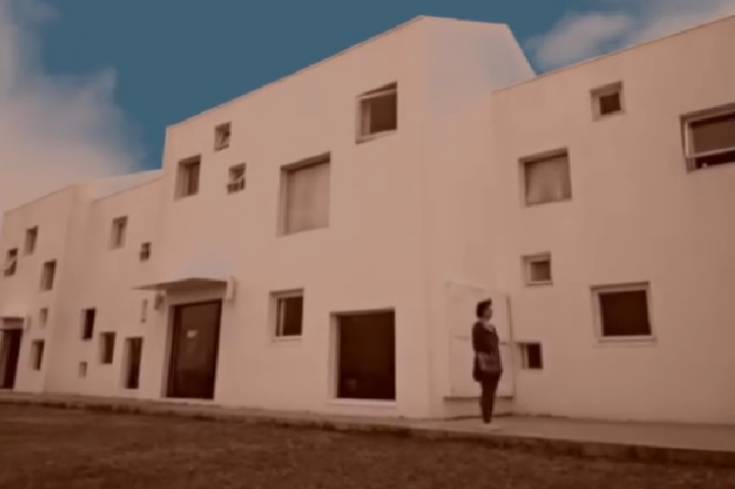
#> input picture SCNU实验要求与代码/Experiment2/input_rgb_image.jpg, 735 x 489 px
$ python 2.py
#> lines starting #> are read from the running program, lines starting #| are printed output that depends on the picture
import cv2
import numpy as np

#设置区间外的灰度值为低值
def low_grayscale_image(img,lower_limit,upper_limit,value):
    return np.where((img >= lower_limit) & (img <= upper_limit), img, value)

# 设置区间外的灰度值为零值
def zero_grayscale_image(img, lower_limit, upper_limit):
    # mask = np.where((img >= lower_limit) & (img <= upper_limit), 1,0)#设置布尔掩码，将满足区间的像素值置1，其余置0。其中np.where为生成掩码的工具
    # result = (img * mask).astype(np.uint8)#修改数据类型为uint8（用float也可以）来保证图片的正常显示
    # result = np.where((img >= lower_limit) & (img <= upper_limit), img, 0)  # 代码优化1.0：其中img表示原值
    return np.where((img >= lower_limit) & (img <= upper_limit), img, 0)#代码优化2.0：将其单独整合到输出当中


#读入图像并转换为灰度图像
# input_image = Image.open("input_rgb_image.jpg")#注意用不同的库读取图片会生成不一样的数据类型
image = cv2.imread("input_rgb_image.jpg")
#> image is the input picture: shape (489, 735, 3); mean B, G, R 98.3, 110.7, 138.8
gray_image = cv2.cvtColor(image, cv2.COLOR_BGR2GRAY)
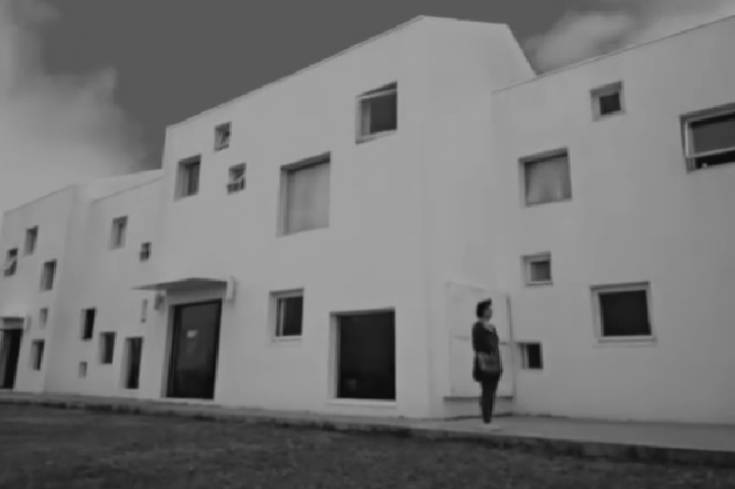
#> gray_image: shape (489, 735); min 9, max 167, mean 117.6
cv2.imshow("Original_Image", gray_image)
cv2.imshow("zero_grayscale_image", zero_grayscale_image(gray_image, 80, 150))
#> in zero_grayscale_image, `return np.where((img >= lower_limit) & (img <= upper_limit), img, 0)#代..`:
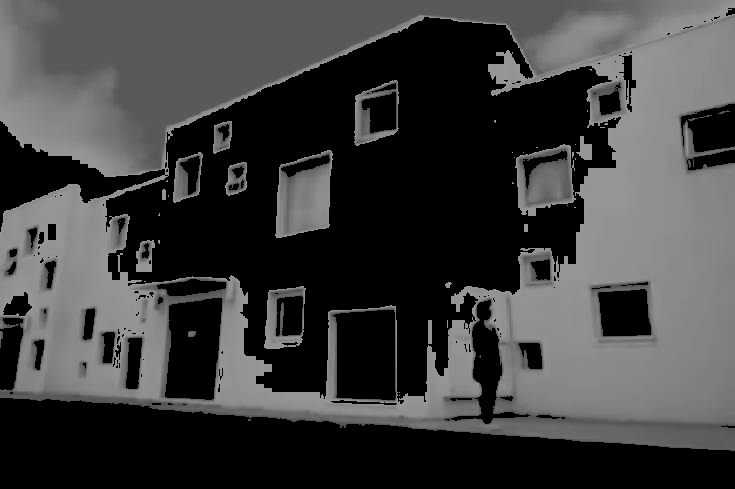
#> returned value: shape (489, 735); min 0, max 150, mean 62.5
cv2.imshow("low_grayscale_image", low_grayscale_image(gray_image, 80, 150, 50))
#> in low_grayscale_image, `return np.where((img >= lower_limit) & (img <= upper_limit), img, value)`:
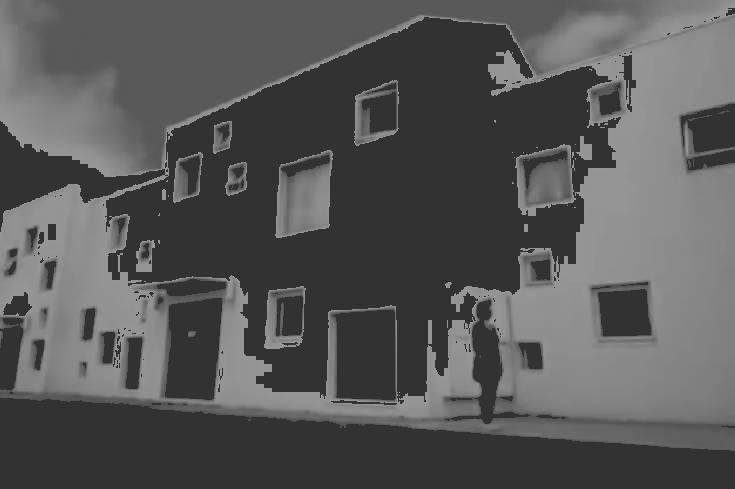
#> returned value: shape (489, 735); min 50, max 150, mean 87
cv2.waitKey(0)#注意K大写
cv2.destroyAllWindows()
